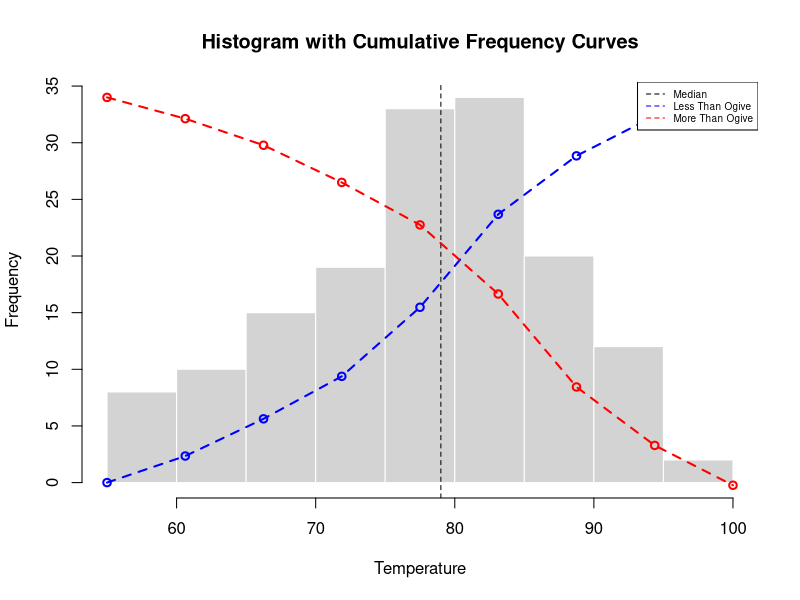
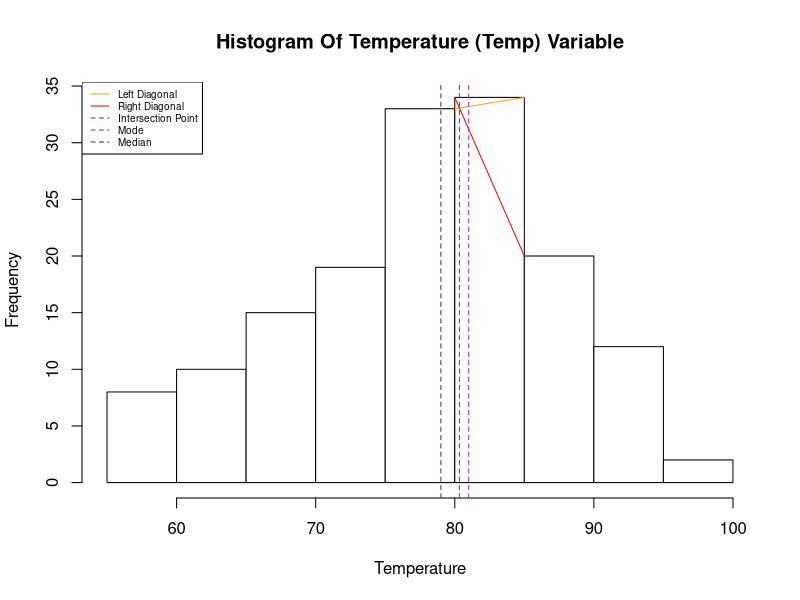
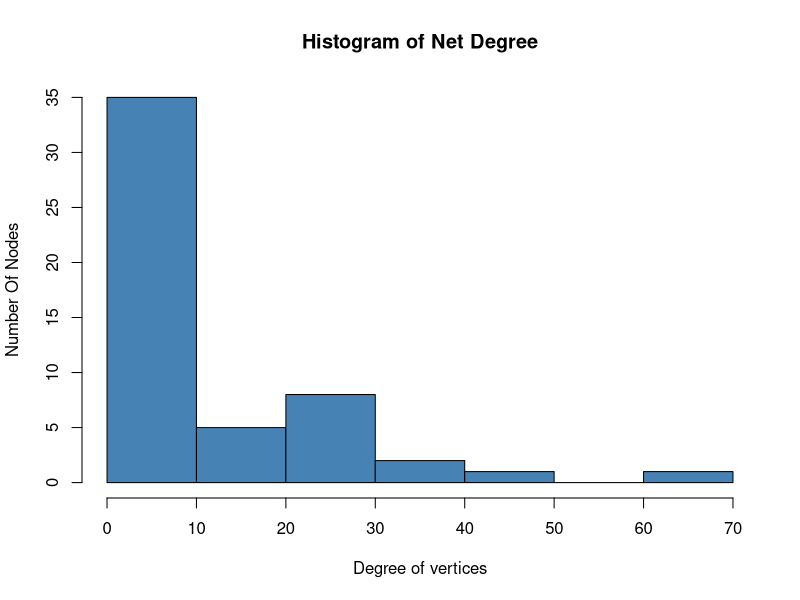
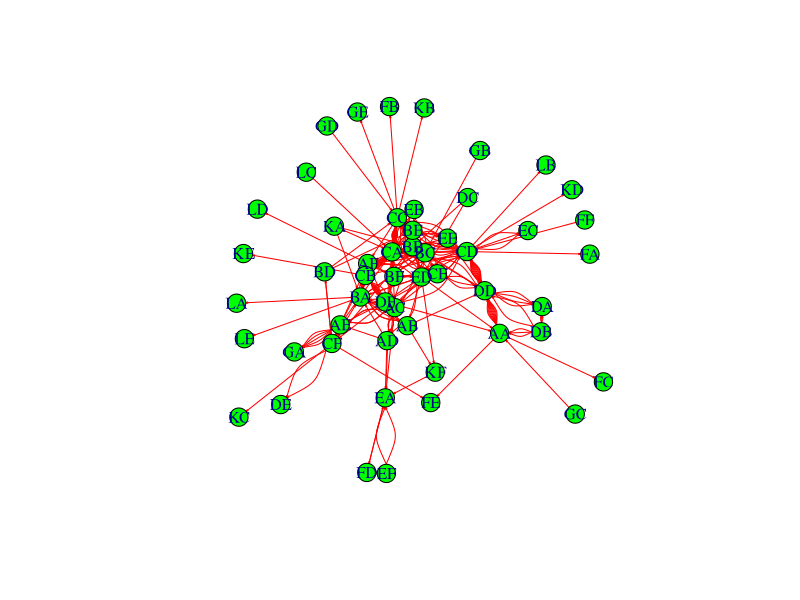
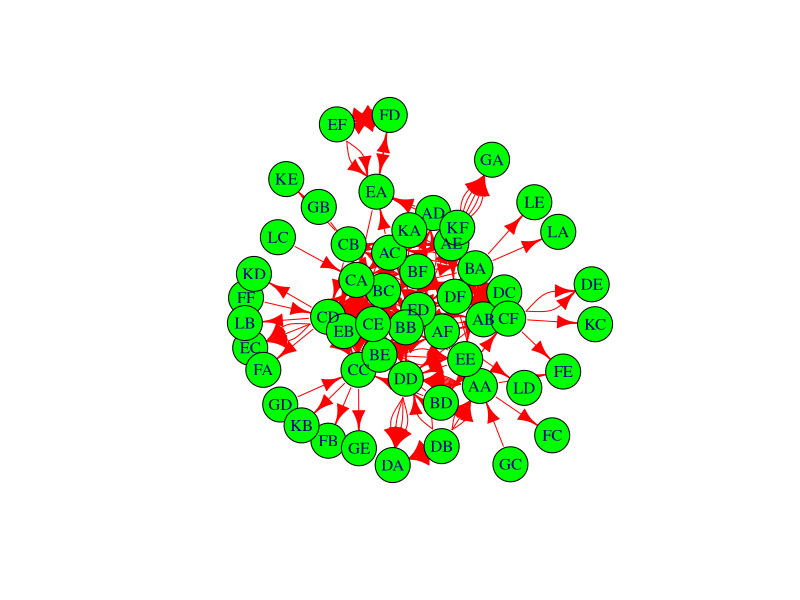
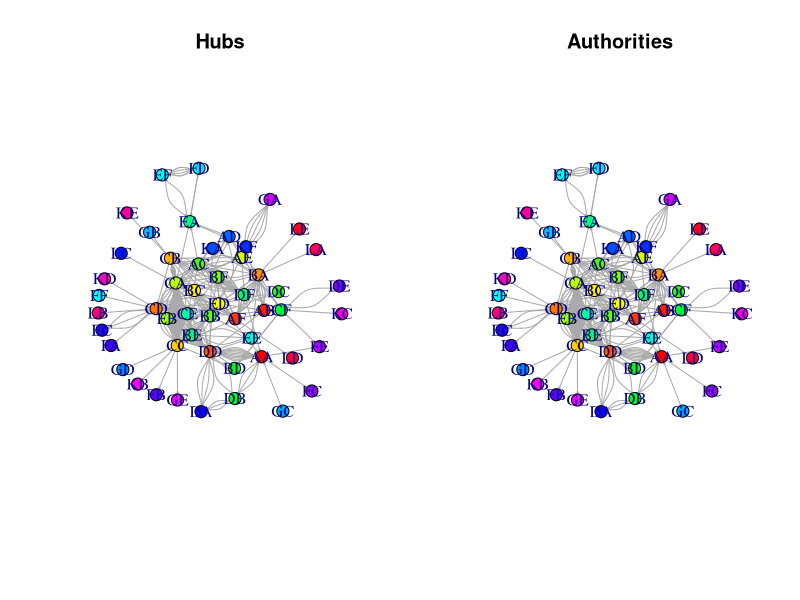
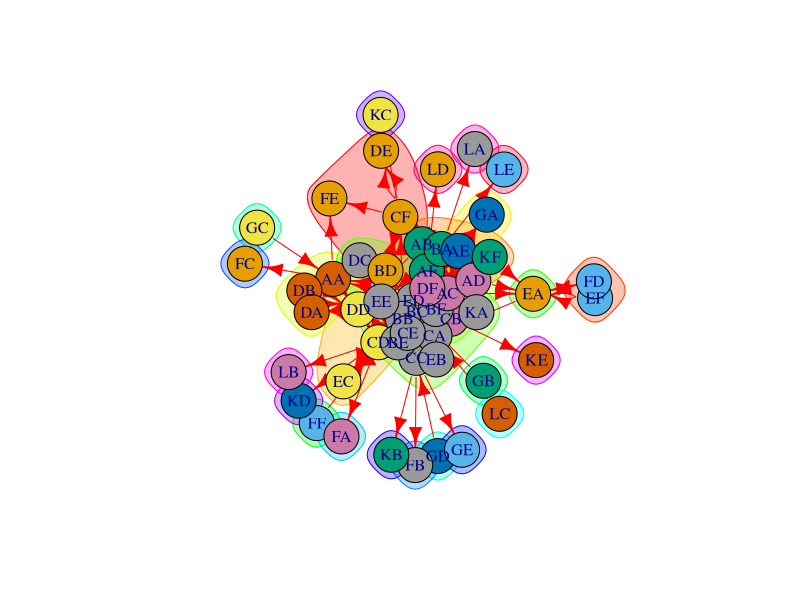

Here is the R script that generated these plots, in order:

# Work 1: Use “airquality” data of R and locate median of “Temp” variable graphically

# Determine the class intervals using a statistical rule, such as Sturges' rule
intervals <- ceiling(log2(length(airquality$Temp)) + 1)

# Create class intervals using cut() function
temp_intervals <- cut(airquality$Temp, breaks = intervals)


# Get the frequencies in each class interval
temp_freq <- table(temp_intervals)
# Calculate cumulative frequencies for each interval
cum_freq_more_than <- cumsum(temp_freq)
cum_freq_less_than <- rev(cumsum(rev(temp_freq)))
cum_freq_more_than


h <- hist(airquality$Temp, breaks = intervals, main = "Histogram with Cumulative Frequency Curves",
          xlab = "Temperature", ylab = "Frequency", border = "white")
abline(v = median(airquality$Temp), col = 'black', lty = 2, xlim = c(50, 110))
par(new=TRUE)
with (h, {plot(cum_freq_more_than, col = "blue", type = "o", lwd = 2, lty = 2, axes = FALSE,
               xlab = "", ylab = "")
  lines(cum_freq_less_than, type = "o", col = "red", lwd = 2, lty = 2)
})
# Add legend
legend("topright", legend = c("Median", "Less Than Ogive", "More Than Ogive"),
       col = c("black", "blue", "red"), lty = c(2, 2, 2), cex=0.6)


# Work 2: Use “airquality” data of R and locate mode of “Temp” variable graphically

# Histogram of Temperature (Temp) variable
my_histogram <- hist(airquality$Temp,
                     main = "Histogram Of Temperature (Temp) Variable",
                     xlab = "Temperature",
                     ylab = "Frequency",
                     col = 'white')

# Find the location of the highest bar
max_bar_my_histogram <- which.max(my_histogram$counts)

# Get the leftmost and rightmost values of the highest bar
max__left_value_my_histogram <- my_histogram$breaks[max_bar_my_histogram]
max__right_value_my_histogram <- my_histogram$breaks[max_bar_my_histogram + 1]

# Get the highest count value
max_value_hist <- my_histogram$counts[max_bar_my_histogram]

# Get the locations of the left and right adjacent bars
loc_left_adj <- max_bar_my_histogram - 1
loc_right_adj <- max_bar_my_histogram + 1

# Get the rightmost frequency count value for the left adjacent bar and the leftmost frequency count value for the right adjacent bar
left_adj_bar_rightmost_count <- my_histogram$counts[loc_left_adj]
right_adj_bar_leftmost_count <- my_histogram$counts[loc_right_adj]

# Calculate the slopes for the left and right diagonals
slope_1 <- (max_value_hist - left_adj_bar_rightmost_count) / (max__right_value_my_histogram - max__left_value_my_histogram)
slope_2 <- (right_adj_bar_leftmost_count - max_value_hist) / (max__right_value_my_histogram - max__left_value_my_histogram)

# Calculate the equations of the left and right diagonals
eqn_1_line1 <- paste("y -", left_adj_bar_rightmost_count, "=", slope_1, "(x -", max__left_value_my_histogram, ")", sep="")
eqn_2_line2 <- paste("y -", max_value_hist, "=", slope_2, "(x -", max__left_value_my_histogram, ")", sep="")

# Calculate the constants for the left and right diagonals
constants_1 <- left_adj_bar_rightmost_count - slope_1 * max__left_value_my_histogram
constants_2 <- max_value_hist - slope_2 * max__left_value_my_histogram

# Calculate the intersection point
x_intersect <- (constants_2 - constants_1) / (slope_1 - slope_2)
y_intersect <- slope_1 * x_intersect + constants_1

# Draw the diagonals and the intersection point
segments(max__right_value_my_histogram, max_value_hist, max__left_value_my_histogram, left_adj_bar_rightmost_count, col = "orange")
segments(max__left_value_my_histogram, max_value_hist, max__right_value_my_histogram, right_adj_bar_leftmost_count, col = "red")
abline(v = x_intersect, col = 'brown', lty = 2)

calculate_mode <- function(x) {
  unique_values <- unique(x)
  frequencies <- tabulate(match(x, unique_values))
  mode <- unique_values[which.max(frequencies)]
  return(mode)
}

# Calculate and draw the mode and median
mode <- calculate_mode(airquality$Temp)
abline(v = mode, col = 'purple', lty = 2)
median_temp <- median(airquality$Temp)
abline(v = median_temp, col = '#543533', lty = 2)

# Add legend
legend('topleft', legend = c("Left Diagonal", "Right Diagonal", "Intersection Point", "Mode", "Median"),
       col = c("orange", "red", "brown", 'purple', "#543533"), lty =c(1,1,2,2,2), cex = 0.6)


# Work 3

library(igraph)
library(readr)

# load the data from the current workspace in the object sna then 
sna <- read.csv('sna.csv')
head(sna)

# since selecting first and column from the dataframe
sna <- sna[,1:2]
head(sna)

# now saving network graph data object “net” with directed = T argument
net <- graph_from_data_frame(sna, directed = TRUE)
net


# check number of the vertices, edges. degree of the 'net' and interpret the carefully

# number of vertices
vcount(net)

# number of edges
ecount(net)

## degree
degree(net)

# create histogram of net degree and interpret it carefully
hist(degree(net), main = "Histogram of Net Degree",
     xlab = "Degree of vertices", ylab = "Number Of Nodes",
     col = 'steelblue')

# Interpretation: The histogram shows the distribution of vertex degrees in the network.
# Most nodes have a degree between 0 and 10, indicating that they are connected to a small number of other nodes. 
# There are fewer nodes with higher degrees, indicating that there are some nodes that serve as hubs or connectors within the network.
# Get network diagram of “net” and interpret it carefully


plot(net, edge.size = 15, edge.color = 'red',
     vertex.size = 10, vertex.color = 'green',edge.arrow.size = 0.1 )

# Interpretation: The network diagram shows the connections between nodes in the network. 
# Nodes are represented as circles (vertices), and edges between them represent connections. 
# The size and color of vertices and edges can be adjusted for better visualization. 
# Here, edges are in red, and vertices are in green.


# Get network diagram of “net” with kamada.kawai layout and interpret it carefully
plot(net, edge.size = 10, edge.color = 'red',
     vertex.size = 20, vertex.color = 'green',
     layout = layout.kamada.kawai)

# Interpretation: The Kamada-Kawai layout algorithm positions the nodes in the graph based on the strength of 
# their connections. Nodes that are more closely connected are placed closer together, while nodes with weaker 
# connections are positioned farther apart. This layout can help reveal the overall structure and 
# clustering of the network.


# Get hubs using hubs score and interpret it carefully
# Get hubs using hubs score and interpret it carefully
hubs <- hub_score(net)$vector
hubs

# Interpretation: The hubs scores represent the centrality of each node in the network, 
# indicating how important or central each node is in terms of connecting to other nodes. 
# Higher hub scores suggest nodes that act as hubs or connectors within the network.


# Get authority using authority score and interpret it carefully
authority <- authority_score(net)$vector
authority

# lets plot 2 network diagram side by side
# with 1 row and 2 column
#
# plot for hubs
par(mfrow=c(1, 2))
set.seed(123)
plot(net,
     vertex.size=10, 
     main = "Hubs",
     vertex.color = rainbow(52),
     edge.arrow.size=0.1,
     layout = layout.kamada.kawai)

# plot for authorities
plot(net,
     vertex.size=10, 
     main = "Authorities",
     vertex.color = rainbow(52),
     edge.arrow.size=0.1,
     layout = layout.kamada.kawai)


# Interpretation: The authority scores represent the level of expertise or influence of each node in the network. 
# Nodes with higher authority scores are considered more authoritative or influential within the network.
# Get community using the a special network diagram parameter and interpret it carefully

# Perform community detection using Louvain method
communities <- cluster_walktrap(net)
communities

# Get the membership vector indicating which community each node belongs to
membership <- membership(communities)
membership

# Plot the network with communities highlighted
par(mfrow=c(1, 1))
plot(communities, net, edge.size = 10, edge.color = 'red', vertex.size = 20, vertex.color = 'green')


# Interpretation
# The plot will display the network with nodes colored according to their community membership.
# Nodes belonging to the same community will have the same color, helping to visually identify distinct
# communities within the network.
# You can also get information about the communities themselves
# Number of communities
num_communities <- length(communities)
num_communities

# Sizes of communities
community_sizes <- sizes(communities)
community_sizes

# Average modularity of the partition
modularity <- modularity(communities)
modularity

# Interpretation
# The number of communities gives you an idea of how fragmented or cohesive the network is. 
# Larger networks may naturally have more communities.
# Community sizes indicate the distribution of nodes among the communities. 
# You might have some dominant communities and some smaller ones.
# Modularity measures how well the network is divided into communities. 
# Higher modularity values indicate a better division, with nodes more densely connected within communities and sparsely connected between communities.

